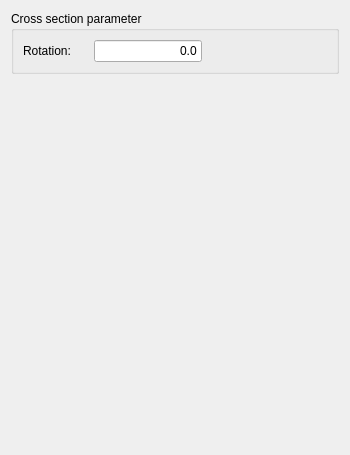
<?xml version="1.0" encoding="UTF-8"?>
<ui version="4.0">
 <class>Form</class>
 <widget class="QWidget" name="Form">
  <property name="geometry">
   <rect>
    <x>0</x>
    <y>0</y>
    <width>350</width>
    <height>455</height>
   </rect>
  </property>
  <property name="windowTitle">
   <string>Beam section rotation</string>
  </property>
  <layout class="QVBoxLayout" name="verticalLayout">
   <item>
    <widget class="QGroupBox" name="groupBox_2">
     <property name="title">
      <string>Cross section parameter</string>
     </property>
     <layout class="QGridLayout" name="_2">
      <property name="margin">
       <number>9</number>
      </property>
      <property name="spacing">
       <number>6</number>
      </property>
      <item row="0" column="0">
       <layout class="QFormLayout" name="formLayout_1">
        <property name="fieldGrowthPolicy">
         <enum>QFormLayout::AllNonFixedFieldsGrow</enum>
        </property>
        <item row="1" column="1">
         <widget class="Gui::InputField" name="if_rotation">
          <property name="sizePolicy">
           <sizepolicy hsizetype="Fixed" vsizetype="Fixed">
            <horstretch>0</horstretch>
            <verstretch>0</verstretch>
           </sizepolicy>
          </property>
          <property name="minimumSize">
           <size>
            <width>80</width>
            <height>20</height>
           </size>
          </property>
          <property name="layoutDirection">
           <enum>Qt::LeftToRight</enum>
          </property>
          <property name="text">
           <string>0.0</string>
          </property>
          <property name="maxLength">
           <number>360</number>
          </property>
          <property name="alignment">
           <set>Qt::AlignRight|Qt::AlignTrailing|Qt::AlignVCenter</set>
          </property>
          <property name="singleStep" stdset="0">
           <double>1.000000000000000</double>
          </property>
          <property name="maximum" stdset="0">
           <double>1000000000.000000000000000</double>
          </property>
          <property name="unit" stdset="0">
           <string notr="true">degree</string>
          </property>
          <property name="decimals" stdset="0">
           <number>2</number>
          </property>
          <property name="value" stdset="0">
           <double>0.000000000000000</double>
          </property>
         </widget>
        </item>
        <item row="1" column="0">
         <widget class="QLabel" name="l_rotation">
          <property name="text">
           <string>Rotation:     </string>
          </property>
         </widget>
        </item>
       </layout>
      </item>
     </layout>
    </widget>
   </item>
   <item>
    <spacer name="verticalSpacer">
     <property name="orientation">
      <enum>Qt::Vertical</enum>
     </property>
     <property name="sizeHint" stdset="0">
      <size>
       <width>20</width>
       <height>40</height>
      </size>
     </property>
    </spacer>
   </item>
  </layout>
 </widget>
 <customwidgets>
  <customwidget>
   <class>Gui::InputField</class>
   <extends>QLineEdit</extends>
   <header>Gui/InputField.h</header>
  </customwidget>
 </customwidgets>
 <resources/>
 <connections/>
</ui>
